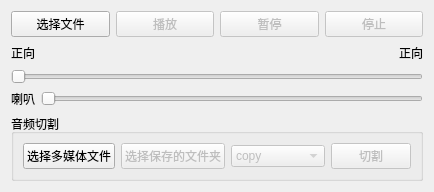
<?xml version="1.0" encoding="UTF-8"?>
<ui version="4.0">
 <class>Form</class>
 <widget class="QWidget" name="Form">
  <property name="geometry">
   <rect>
    <x>0</x>
    <y>0</y>
    <width>413</width>
    <height>191</height>
   </rect>
  </property>
  <property name="windowTitle">
   <string>Form</string>
  </property>
  <layout class="QVBoxLayout" name="verticalLayout">
   <item>
    <layout class="QHBoxLayout" name="horizontalLayout">
     <item>
      <widget class="QPushButton" name="open_music_btn">
       <property name="text">
        <string>选择文件</string>
       </property>
      </widget>
     </item>
     <item>
      <widget class="QPushButton" name="play_btn">
       <property name="enabled">
        <bool>false</bool>
       </property>
       <property name="text">
        <string>播放</string>
       </property>
      </widget>
     </item>
     <item>
      <widget class="QPushButton" name="pause_btn">
       <property name="enabled">
        <bool>false</bool>
       </property>
       <property name="text">
        <string>暂停</string>
       </property>
      </widget>
     </item>
     <item>
      <widget class="QPushButton" name="stop_btn">
       <property name="enabled">
        <bool>false</bool>
       </property>
       <property name="text">
        <string>停止</string>
       </property>
      </widget>
     </item>
    </layout>
   </item>
   <item>
    <layout class="QHBoxLayout" name="horizontalLayout_4">
     <item>
      <widget class="QLabel" name="start_time_lb">
       <property name="minimumSize">
        <size>
         <width>50</width>
         <height>0</height>
        </size>
       </property>
       <property name="maximumSize">
        <size>
         <width>50</width>
         <height>16777215</height>
        </size>
       </property>
       <property name="styleSheet">
        <string notr="true">background-color: transparent;</string>
       </property>
       <property name="text">
        <string>正向</string>
       </property>
      </widget>
     </item>
     <item>
      <spacer name="horizontalSpacer">
       <property name="orientation">
        <enum>Qt::Horizontal</enum>
       </property>
       <property name="sizeHint" stdset="0">
        <size>
         <width>40</width>
         <height>20</height>
        </size>
       </property>
      </spacer>
     </item>
     <item>
      <widget class="QLabel" name="end_time_lb">
       <property name="minimumSize">
        <size>
         <width>50</width>
         <height>0</height>
        </size>
       </property>
       <property name="maximumSize">
        <size>
         <width>50</width>
         <height>16777215</height>
        </size>
       </property>
       <property name="styleSheet">
        <string notr="true">background-color: transparent;</string>
       </property>
       <property name="text">
        <string>正向</string>
       </property>
       <property name="alignment">
        <set>Qt::AlignRight|Qt::AlignTrailing|Qt::AlignVCenter</set>
       </property>
      </widget>
     </item>
    </layout>
   </item>
   <item>
    <widget class="QSlider" name="h_sld">
     <property name="enabled">
      <bool>false</bool>
     </property>
     <property name="orientation">
      <enum>Qt::Horizontal</enum>
     </property>
    </widget>
   </item>
   <item>
    <layout class="QHBoxLayout" name="horizontalLayout_2">
     <item>
      <widget class="QLabel" name="label">
       <property name="text">
        <string>喇叭</string>
       </property>
      </widget>
     </item>
     <item>
      <widget class="QSlider" name="vol_sld">
       <property name="enabled">
        <bool>false</bool>
       </property>
       <property name="orientation">
        <enum>Qt::Horizontal</enum>
       </property>
      </widget>
     </item>
    </layout>
   </item>
   <item>
    <widget class="QGroupBox" name="groupBox">
     <property name="title">
      <string>音频切割</string>
     </property>
     <layout class="QHBoxLayout" name="horizontalLayout_3">
      <item>
       <widget class="QPushButton" name="open_files_btn">
        <property name="text">
         <string>选择多媒体文件</string>
        </property>
       </widget>
      </item>
      <item>
       <widget class="QPushButton" name="save_files_btn">
        <property name="enabled">
         <bool>false</bool>
        </property>
        <property name="text">
         <string>选择保存的文件夹</string>
        </property>
       </widget>
      </item>
      <item>
       <widget class="QComboBox" name="code_cbx">
        <property name="enabled">
         <bool>false</bool>
        </property>
        <item>
         <property name="text">
          <string>copy</string>
         </property>
        </item>
        <item>
         <property name="text">
          <string>aac</string>
         </property>
        </item>
        <item>
         <property name="text">
          <string>libmp3lame</string>
         </property>
        </item>
       </widget>
      </item>
      <item>
       <widget class="QPushButton" name="split_btn">
        <property name="enabled">
         <bool>false</bool>
        </property>
        <property name="text">
         <string>切割</string>
        </property>
       </widget>
      </item>
     </layout>
    </widget>
   </item>
  </layout>
 </widget>
 <resources/>
 <connections/>
</ui>
